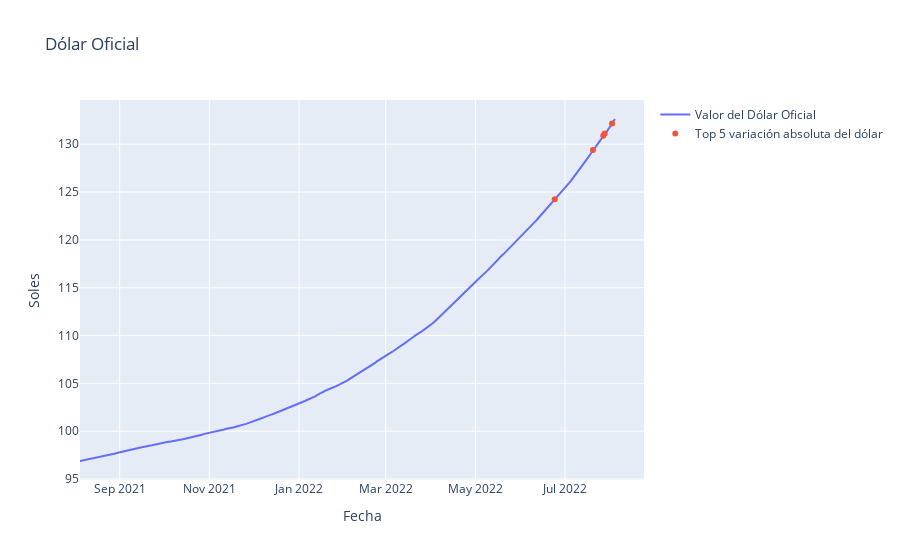

Notebook cell for this chart:
### Code cell
fig = go.Figure()
fig.add_trace(go.Scatter(x = table_365['fecha'], y = table_365['dolar_o'], mode='lines', name='Valor del Dólar Oficial'))
fig.add_trace(go.Scatter(x = top_5_var_do['fecha'], y = top_5_var_do['dolar_o'], mode='markers', name='Top 5 variación absoluta del dólar'))
fig.update_layout(
    title='Dólar Oficial',
    xaxis_title = 'Fecha',
    yaxis_title = 'Soles')

### Figure 1 — Plotly figure (JSON) as saved in the notebook; plotly's stock layout.template omitted (floating-point values rounded to 4 significant figures; data arrays with more than 128 entries replaced by an {"elided": "..."} marker saying what was removed)
{"data": [{"mode": "lines", "name": "Valor del Dólar Oficial", "type": "scatter", "x": {"elided": "365 str values"}, "y": {"elided": "365 float values"}}, {"mode": "markers", "name": "Top 5 variación absoluta del dólar", "type": "scatter", "x": ["2022-07-27T00:00:00", "2022-07-20T00:00:00", "2022-06-24T00:00:00", "2022-07-28T00:00:00", "2022-08-02T00:00:00"], "y": [130.9, 129.4, 124.3, 131.1, 132.2]}], "layout": {"title": {"text": "Dólar Oficial"}, "xaxis": {"title": {"text": "Fecha"}}, "yaxis": {"title": {"text": "Soles"}}}}
